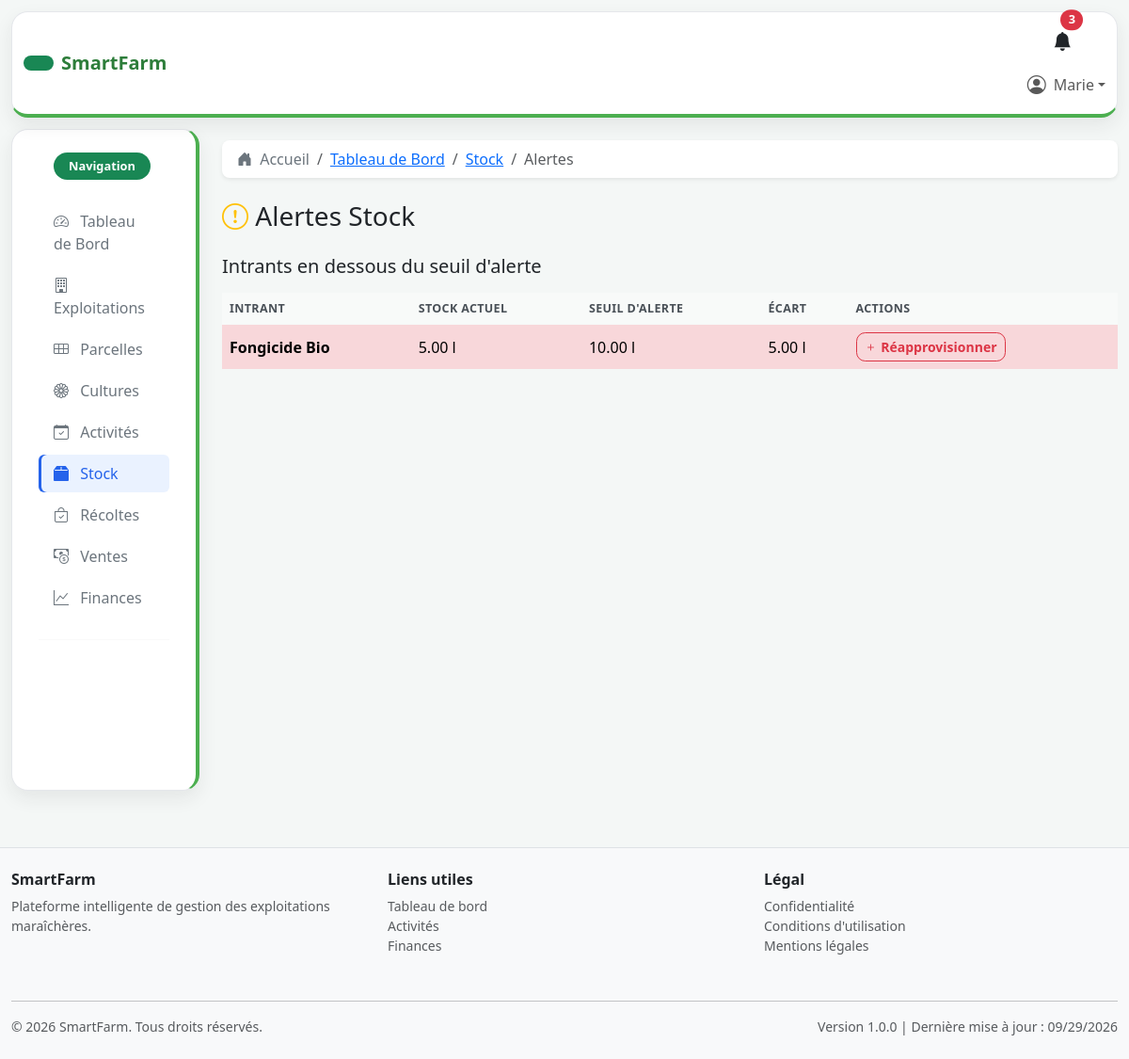
/stock/alertes/ (signed in), run on the app's committed database.
### stock/models.py (models this page shows, shortened)
class Intrant(models.Model):
    UNITE_CHOICES = [
        ('kg', 'Kilogramme'),
        ('g', 'Gramme'),
        ('l', 'Litre'),
        ('unite', 'Unité'),
        ('m2', 'Mètres carrés'),
        ('m3', 'Mètres cubes'),
    ]
    nom = models.CharField(max_length=150, help_text="Nom de l'intrant")
    description = models.TextField(blank=True, help_text="Description de l'intrant")
    quantite = models.DecimalField(max_digits=10, decimal_places=2, default=0, help_text="Quantité disponible")
    unite = models.CharField(max_length=10, choices=UNITE_CHOICES, default='kg', help_text="Unité de mesure")
    seuil_alerte = models.DecimalField(max_digits=10, decimal_places=2, null=True, blank=True, help_text="Seuil de stock bas")
    date_creation = models.DateTimeField(auto_now_add=True, help_text="Date de création")
    date_modification = models.DateTimeField(auto_now=True, help_text="Date de dernière modification")
    class Meta:
        verbose_name = 'Intrant'
        verbose_name_plural = 'Intrants'
        ordering = ['nom']

### stock/views.py (the view)
# urls.py: path('alertes/', views.AlerteStockView.as_view(), name='alertes'),
class AlerteStockView(LoginRequiredMixin, ListView):
    model = Intrant
    template_name = 'stock/alertes.html'
    context_object_name = 'intrants'
    def get_queryset(self):
        return Intrant.objects.filter(
            seuil_alerte__isnull=False,
            quantite__lte=F('seuil_alerte'),
        ).annotate(
            ecart=ExpressionWrapper(
                F('seuil_alerte') - F('quantite'),
                output_field=DecimalField(max_digits=10, decimal_places=2),
            )
        ).order_by('quantite')

### templates/stock/alertes.html (shortened to what this page needs)
{% extends 'base.html' %}
{% load static %}
{% block breadcrumbs %}
    <li class="breadcrumb-item"><a href="{% url 'dashboard:accueil' %}">Tableau de Bord</a></li>
    <li class="breadcrumb-item"><a href="{% url 'stock:liste_intrants' %}">Stock</a></li>
    <li class="breadcrumb-item active">Alertes</li>
{% endblock %}
{% block content %}
<div class="row mb-4">
    <div class="col-md-12">
        <h1 class="h3 mb-0">
            <i class="bi bi-exclamation-circle text-warning"></i> Alertes Stock
        </h1>
    </div>
</div>
<div class="row">
    <div class="col-md-12">
        <h5 class="mb-3">Intrants en dessous du seuil d'alerte</h5>
        <div class="card border-danger">
            <div class="table-responsive">
                <table class="table table-hover mb-0">
                    <thead class="table-light">
                        <tr>
                            <th>Intrant</th>
                            <th>Stock Actuel</th>
                            <th>Seuil d'alerte</th>
                            <th>Écart</th>
                            <th>Actions</th>
                        </tr>
                    </thead>
                    <tbody>
                        {% for intrant in intrants %}
                        <tr class="table-danger">
                            <td><strong>{{ intrant.nom }}</strong></td>
                            <td>{{ intrant.quantite }} {{ intrant.unite }}</td>
                            <td>{{ intrant.seuil_alerte }} {{ intrant.unite }}</td>
                            <td>{{ intrant.ecart|floatformat:2 }} {{ intrant.unite }}</td>
                            <td>
                                <a href="{% url 'stock:ajouter_mouvement' %}" class="btn btn-sm btn-outline-danger">
                                    <i class="bi bi-plus"></i> Réapprovisionner
                                </a>
                            </td>
                        </tr>
                        {% empty %}
                        <tr>
                            <td colspan="5" class="text-center text-muted py-4">Aucune alerte de stock.</td>
                        </tr>
                        {% endfor %}
                    </tbody>
                </table>
            </div>
        </div>
    </div>
</div>
{% endblock %}

### templates/includes/navbar.html (shortened to what this page needs)
<nav class="navbar navbar-light bg-white border-bottom sticky-top shadow-sm app-navbar">
    <div class="container-fluid">
        <a class="navbar-brand d-flex align-items-center gap-2" href="{% url 'dashboard:accueil' %}">
            <span class="badge bg-success rounded-pill py-2 px-3 text-white"></span>
            <span class="fs-5 fw-bold">SmartFarm</span>
        </a>
        <div class="ms-auto" id="navbarNav">
            <ul class="navbar-nav ms-auto align-items-center">
                <li class="nav-item me-2 d-none d-lg-block">
                    <a class="nav-link position-relative text-dark" href="{% url 'dashboard:accueil' %}">
                        <i class="bi bi-bell-fill fs-5"></i>
                        <span class="position-absolute top-0 start-100 translate-middle badge rounded-pill bg-danger">3</span>
                    </a>
                </li>
                <li class="nav-item dropdown">
                    <a class="nav-link dropdown-toggle d-flex align-items-center" href="#" id="userDropdown" role="button" data-bs-toggle="dropdown">
                        {% if user.is_authenticated and user.profil.photo %}
                            <img src="{{ user.profil.photo.url }}" alt="Photo de profil" class="rounded-circle" style="width: 32px; height: 32px; object-fit: cover;">
                        {% else %}
                            <i class="bi bi-person-circle fs-5"></i>
                        {% endif %}
                        <span class="ms-2">{% if user.is_authenticated %}{{ user.first_name|default:user.username }}{% else %}Invité{% endif %}</span>
                    </a>
                </li>
            </ul>
        </div>
    </div>
</nav>

### static/css/style.css (style rules this page uses)
:root { --smartfarm-primary: #2d7d3a; --smartfarm-secondary: #4caf50; --smartfarm-soft: #ecf5ed; --smartfarm-muted: #6c757d; --smartfarm-border: #e5e7eb; --smartfarm-sidebar: #ffffff; --smartfarm-sidebar-text: #6c757d; --smartfarm-sidebar-muted: #6c757d; --smartfarm-accent: #eaf2ff; --smartfarm-sidebar-active: #2563eb; }
body { background-color: #f4f7f6; color: #212529; }
.bg-body-tertiary { background-color: #f4f7f6 !important; }
.navbar { background-color: #fff !important; }
.app-navbar { min-height: 73px; margin: 0.75rem 0.75rem 0; border: 1px solid var(--smartfarm-border) !important; border-bottom: 4px solid var(--smartfarm-secondary) !important; border-radius: 1.1rem; box-shadow: 0 0.5rem 1.25rem rgba(33, 37, 41, 0.08) !important; z-index: 1030; }
.navbar-brand { color: var(--smartfarm-primary) !important; }
.card { border: none; border-radius: 0.85rem; }
.btn { border-radius: 0.6rem; font-weight: 600; }
.table { border-spacing: 0 0.75rem; }
.table thead th { border-bottom: none; background-color: #f8faf9; color: #495057; font-weight: 700; font-size: 0.78rem; letter-spacing: 0.03em; text-transform: uppercase; }
.table tbody tr { background-color: #fff; box-shadow: 0 0.5rem 1rem rgba(33, 37, 41, 0.04); }
.table tbody tr td, .table tbody tr th { border: none; vertical-align: middle; }
.table-responsive { overflow-x: auto; -webkit-overflow-scrolling: touch; }
.table-responsive > .table { min-width: 680px; }
.badge { font-size: 0.8rem; font-weight: 600; }

### data on the page
Intrant: nom "Fongicide Bio", quantite "5.00", unite "l", seuil_alerte "10.00", ecart "5.00"

### other printed values
{{ user.first_name|default:user.username }} "Marie"
